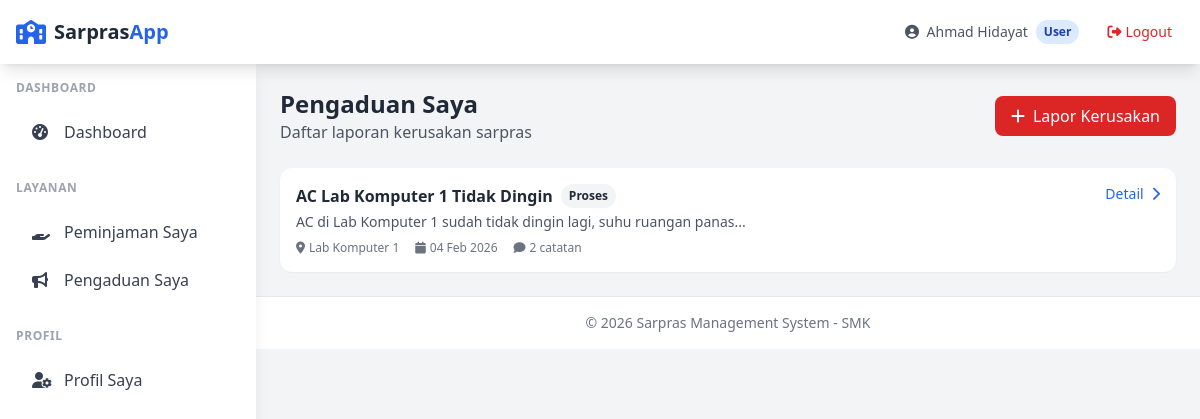
The page /user/pengaduan/index.php (signed in) on the database its author committed.
### tables this page shows
CREATE TABLE pengaduan (
    id INT AUTO_INCREMENT PRIMARY KEY,
    user_id INT NOT NULL,
    judul VARCHAR(200) NOT NULL,
    deskripsi TEXT NOT NULL,
    lokasi VARCHAR(100),
    jenis_sarpras VARCHAR(100),
    foto VARCHAR(255),
    status ENUM('pending', 'proses', 'selesai', 'ditutup') DEFAULT 'pending',
    created_at TIMESTAMP DEFAULT CURRENT_TIMESTAMP,
    updated_at TIMESTAMP DEFAULT CURRENT_TIMESTAMP ON UPDATE CURRENT_TIMESTAMP,
    FOREIGN KEY (user_id) REFERENCES users(id) ON DELETE RESTRICT
);

### config/database.php (called while the page is built, shortened)
<?php
function getConnection() {
    static $pdo = null;
    if ($pdo === null) {
        try {
            $dsn = "mysql:host=" . DB_HOST . ";dbname=" . DB_NAME . ";charset=" . DB_CHARSET;
            $options = [
                PDO::ATTR_ERRMODE => PDO::ERRMODE_EXCEPTION,
                PDO::ATTR_DEFAULT_FETCH_MODE => PDO::FETCH_ASSOC,
                PDO::ATTR_EMULATE_PREPARES => false,
            ];
            $pdo = new PDO($dsn, DB_USER, DB_PASS, $options);
        } catch (PDOException $e) {
            die("Database connection failed: " . $e->getMessage());
        }
    }
    return $pdo;
}
function query($sql, $params = []) {
    $pdo = getConnection();
    $stmt = $pdo->prepare($sql);
    $stmt->execute($params);
    return $stmt;
}
function fetchAll($sql, $params = []) {
    return query($sql, $params)->fetchAll();
}

### user/pengaduan/index.php (the view, shortened to what this page needs)
<?php
require_once __DIR__ . '/../../includes/functions.php';
$userId = getCurrentUser()['id'];
$pengaduan = fetchAll("
    SELECT pg.*,
           (SELECT COUNT(*) FROM catatan_pengaduan WHERE pengaduan_id = pg.id) as jumlah_catatan
    FROM pengaduan pg
    WHERE pg.user_id = ?
    ORDER BY
        CASE pg.status WHEN 'pending' THEN 1 WHEN 'proses' THEN 2 ELSE 3 END,
        pg.created_at DESC
", [$userId]);
require_once __DIR__ . '/../../includes/header.php';
?>
<div class="space-y-6">
    <div class="flex flex-col sm:flex-row sm:items-center sm:justify-between gap-4">
        <div>
            <h1 class="text-2xl font-bold text-gray-800">Pengaduan Saya</h1>
            <p class="text-gray-600">Daftar laporan kerusakan sarpras</p>
        </div>
        <a href="create.php" class="inline-flex items-center px-4 py-2 bg-red-600 text-white font-medium rounded-lg hover:bg-red-700 transition">
            <i class="fas fa-plus mr-2"></i>Lapor Kerusakan
        </a>
    </div>
    <div class="bg-white rounded-xl shadow-sm overflow-hidden">
        <div class="divide-y">
            <?php if (empty($pengaduan)): ?>
                <div class="p-8 text-center text-gray-500">
                    <i class="fas fa-inbox text-4xl mb-3 block"></i>
                    Belum ada pengaduan. <a href="create.php" class="text-red-600 hover:underline">Laporkan kerusakan</a>
                </div>
            <?php else: ?>
                <?php foreach ($pengaduan as $pg): ?>
                    <div class="p-4 hover:bg-gray-50">
                        <div class="flex items-start justify-between">
                            <div class="flex-1">
                                <div class="flex items-center gap-2 mb-1">
                                    <h3 class="font-semibold text-gray-800"><?= e($pg['judul']) ?></h3>
                                    <?= getStatusBadge($pg['status']) ?>
                                </div>
                                <p class="text-sm text-gray-600 mb-2"><?= e(substr($pg['deskripsi'], 0, 120)) ?>...</p>
                                <div class="flex items-center gap-4 text-xs text-gray-500">
                                    <span><i class="fas fa-map-marker-alt mr-1"></i><?= e($pg['lokasi'] ?? 'Tidak dicantumkan') ?></span>
                                    <span><i class="fas fa-calendar mr-1"></i><?= formatDate($pg['created_at']) ?></span>
                                    <span><i class="fas fa-comment mr-1"></i><?= $pg['jumlah_catatan'] ?> catatan</span>
                                </div>
                            </div>
                            <a href="view.php?id=<?= $pg['id'] ?>" class="text-blue-600 hover:underline text-sm ml-4">
                                Detail <i class="fas fa-chevron-right ml-1"></i>
                            </a>
                        </div>
                    </div>
                <?php endforeach; ?>
            <?php endif; ?>
        </div>
    </div>
</div>
<?php require_once __DIR__ . '/../../includes/footer.php'; ?>

### includes/functions.php (shortened to what this page needs)
<?php
function e($string)
{
    return htmlspecialchars($string ?? '', ENT_QUOTES, 'UTF-8');
}
function formatDate($date, $format = 'd M Y')
{
    return date($format, strtotime($date));
}
function getStatusBadge($status)
{
    $badges = [
        'pending' => '<span class="px-2 py-1 text-xs font-semibold rounded-full bg-yellow-100 text-yellow-800">Menunggu</span>',
        'approved' => '<span class="px-2 py-1 text-xs font-semibold rounded-full bg-blue-100 text-blue-800">Disetujui</span>',
        'rejected' => '<span class="px-2 py-1 text-xs font-semibold rounded-full bg-red-100 text-red-800">Ditolak</span>',
        'active' => '<span class="px-2 py-1 text-xs font-semibold rounded-full bg-green-100 text-green-800">Aktif</span>',
        'returned' => '<span class="px-2 py-1 text-xs font-semibold rounded-full bg-gray-100 text-gray-800">Dikembalikan</span>',
        'overdue' => '<span class="px-2 py-1 text-xs font-semibold rounded-full bg-red-100 text-red-800">Terlambat</span>',
        'proses' => '<span class="px-2 py-1 text-xs font-semibold rounded-full bg-blue-100 text-blue-800">Diproses</span>',
        'selesai' => '<span class="px-2 py-1 text-xs font-semibold rounded-full bg-green-100 text-green-800">Selesai</span>',
        'ditutup' => '<span class="px-2 py-1 text-xs font-semibold rounded-full bg-gray-100 text-gray-800">Ditutup</span>',
    ];
    return $badges[$status] ?? '<span class="px-2 py-1 text-xs font-semibold rounded-full bg-gray-100 text-gray-800">' . ucfirst($status) . '</span>';
}

### rows shown on the page
pengaduan: judul "AC Lab Komputer 1 Tidak Dingin", status "Proses", deskripsi "AC di Lab Komputer 1 sudah tidak dingin lagi, suhu ruangan panas", lokasi "Lab Komputer 1", created_at "04 Feb 2026", jumlah_catatan "2"

### other values the page prints
$currentUser['nama_lengkap'] "Ahmad Hidayat"
$currentRole "User"
